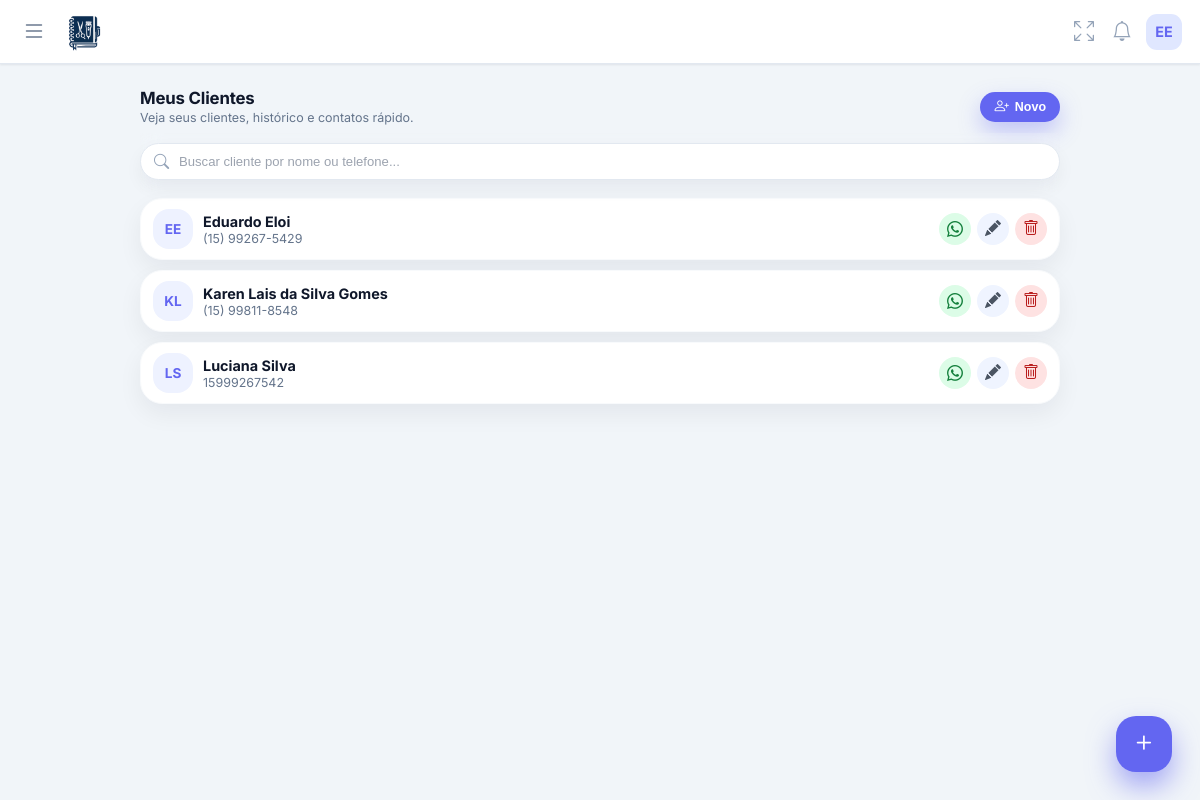
The page /pages/clientes/clientes.php (signed in) on the database its author committed.
### tables this page shows
CREATE TABLE usuarios (
        id INTEGER PRIMARY KEY AUTOINCREMENT,
        nome TEXT, email TEXT, telefone TEXT, foto TEXT, biografia TEXT,
        cep TEXT, endereco TEXT, numero TEXT, bairro TEXT, cidade TEXT, estado TEXT,
        criado_em DATETIME DEFAULT CURRENT_TIMESTAMP
    , senha TEXT, estabelecimento TEXT, cor_tema TEXT DEFAULT '#4f46e5', ultimo_login DATETIME, ativo INTEGER DEFAULT 1, data_expiracao DATE, is_vitalicio INTEGER DEFAULT 0, quem_indicou TEXT, valor_mensalidade REAL DEFAULT 19.90, indicado_por TEXT, valor_mensal REAL DEFAULT 19.90, token_recuperacao TEXT, token_validade DATETIME);

CREATE TABLE clientes (
        id INTEGER PRIMARY KEY AUTOINCREMENT,
        user_id INTEGER NOT NULL,
        nome TEXT NOT NULL,
        telefone TEXT,
        email TEXT,
        data_nascimento DATE,
        observacoes TEXT, 
        criado_em DATETIME DEFAULT CURRENT_TIMESTAMP
    , cpf TEXT);

### pages/clientes/clientes.php (the view, shortened to what this page needs)
<?php
$userId = $_SESSION['user_id'];
$stmt = $pdo->prepare("SELECT * FROM clientes WHERE user_id = ? ORDER BY nome ASC");
$stmt->execute([$userId]);
$clientes = $stmt->fetchAll();
$sqlApps = "
    SELECT
        a.id, a.cliente_id, a.servico, a.data_agendamento, a.horario, a.valor, a.status,
        s.preco as preco_tabela
    FROM agendamentos a
    LEFT JOIN servicos s
           ON a.servico = s.nome
          AND a.user_id = s.user_id
    WHERE a.user_id = ?
    ORDER BY a.data_agendamento DESC, a.horario DESC
";
$stmtApps = $pdo->prepare($sqlApps);
$stmtApps->execute([$userId]);
$todosAgendamentos = $stmtApps->fetchAll();
$historicoPorCliente = [];
foreach ($todosAgendamentos as $ag) {
    if (!empty($ag['cliente_id'])) {
        $historicoPorCliente[$ag['cliente_id']][] = $ag;
    }
}
function getInitials($name) {
    $words = explode(" ", $name);
    $acronym = "";
    foreach ($words as $w) {
        $acronym .= mb_substr($w, 0, 1);
    }
    return mb_substr(strtoupper($acronym), 0, 2);
}
include '../../includes/header.php';
include '../../includes/menu.php';
?>
<main class="main-content">
    <div class="page-header">
        <div class="page-title-wrap">
            <h1 class="page-title">Meus Clientes</h1>
            <p class="page-subtitle">Veja seus clientes, histórico e contatos rápido.</p>
        </div>
        <div class="page-actions">
            <button class="btn-chip" onclick="abrirModalCreate()">
                <i class="bi bi-person-plus"></i>
                Novo
            </button>
        </div>
    </div>
    <div class="search-wrapper">
        <div class="search-box">
            <i class="bi bi-search search-icon"></i>
            <input type="text" id="searchInput" class="search-input" placeholder="Buscar cliente por nome ou telefone..." onkeyup="filtrarClientes()">
        </div>
    </div>
    <div class="client-list" id="clientList">
        <?php if(count($clientes) > 0): ?>
            <?php foreach ($clientes as $c):
                $meuHistorico  = $historicoPorCliente[$c['id']] ?? [];
                $jsonHistorico = htmlspecialchars(json_encode($meuHistorico), ENT_QUOTES, 'UTF-8');
                $jsonCliente   = htmlspecialchars(json_encode($c), ENT_QUOTES, 'UTF-8');
            ?>
                <div class="client-card"
                     data-nome="<?php echo strtolower($c['nome']); ?>"
                     data-tel="<?php echo str_replace(['(',')','-',' '], '', $c['telefone'] ?? ''); ?>"
                     onclick="abrirModalView(<?php echo $jsonCliente; ?>, <?php echo $jsonHistorico; ?>)">
                    <div class="avatar">
                        <?php echo getInitials($c['nome']); ?>
                    </div>
                    <div class="info">
                        <div class="name"><?php echo htmlspecialchars($c['nome']); ?></div>
                        <div class="meta">
                            <?php if(!empty($c['telefone'])): ?>
                                <span><?php echo htmlspecialchars($c['telefone']); ?></span>
                            <?php else: ?>
                                <span style="opacity:0.5;">Sem telefone</span>
                            <?php endif; ?>
                        </div>
                    </div>
                    <div class="actions">
                        <?php if(!empty($c['telefone'])):
                            $num = preg_replace('/[^0-9]/', '', $c['telefone']);
                        ?>
                            <a href="https://wa.me/55<?php echo $num; ?>" target="_blank" class="btn-icon btn-whats" onclick="event.stopPropagation()">
                                <i class="bi bi-whatsapp"></i>
                            </a>
                        <?php endif; ?>
                        <button class="btn-icon btn-edit" onclick="event.stopPropagation(); abrirModalEdit(<?php echo $jsonCliente; ?>)">
                            <i class="bi bi-pencil-fill"></i>
                        </button>
                        <button class="btn-icon btn-del" onclick="event.stopPropagation(); abrirModalDelete(<?php echo $c['id']; ?>, '<?php echo $c['nome']; ?>')">
                            <i class="bi bi-trash"></i>
                        </button>
                    </div>
                </div>
            <?php endforeach; ?>
        <?php endif; ?>
    </div>
</main>
<button class="fab-add" onclick="abrirModalCreate()">
    <i class="bi bi-plus"></i>
</button>

### includes/menu.php (shortened to what this page needs)
<?php
$isProd = isset($_SERVER['HTTP_HOST']) && $_SERVER['HTTP_HOST'] === 'salao.develoi.com';
$iniciais  = 'V';
if (isset($pdo) && isset($_SESSION['user_id'])) {
    $stmtUser = $pdo->prepare("SELECT nome, email FROM usuarios WHERE id = ? LIMIT 1");
    $stmtUser->execute([$_SESSION['user_id']]);
    $dadoUsuario = $stmtUser->fetch(PDO::FETCH_ASSOC);
    if ($dadoUsuario && !empty($dadoUsuario['nome'])) {
        $userName = $dadoUsuario['nome'];
        $partesNome = explode(' ', trim($userName));
        $primeiraLetra = mb_substr($partesNome[0], 0, 1);
        $ultimaLetra   = '';
        if (count($partesNome) > 1) {
            $ultimoNome  = end($partesNome);
            $ultimaLetra = mb_substr($ultimoNome, 0, 1);
        }
        $iniciais = strtoupper($primeiraLetra . $ultimaLetra);
    }
}
?>
<link rel="stylesheet" href="https://cdn.jsdelivr.net/npm/bootstrap-icons@1.11.3/font/bootstrap-icons.min.css">
<nav class="app-navbar">
    <div style="display:flex; align-items:center; gap:12px;">
        <button class="menu-btn" id="openMenuBtn" type="button">
            <i class="bi bi-list"></i>
        </button>
        <?php
        if ($isProd) {
            $logoUrl = 'https://salao.develoi.com/img/logo-azul.png';
            $dashboardUrl = '/dashboard';
        } else {
            $host = $_SERVER['HTTP_HOST'];
            $logoUrl = "http://{$host}/karen_site/controle-salao/img/logo-azul.png";
            $dashboardUrl = '/karen_site/controle-salao/pages/dashboard.php';
        }
        ?>
        <a href="<?php echo $dashboardUrl; ?>" class="brand-logo">
            <img src="<?php echo $logoUrl; ?>"
                 alt="Logo Salão Develoi"
                 style="height:38px; width:auto; display:inline-block; vertical-align:middle;">
        </a>
    </div>
    <div style="display:flex; align-items:center; gap:10px;">
        <button class="icon-btn" id="fullscreenBtn" type="button" aria-label="Tela cheia">
            <i class="bi bi-arrows-fullscreen" id="fullscreenIcon"></i>
        </button>
        <div style="position:relative;">
            <button class="icon-btn" id="notificBtn" type="button" aria-label="Notificações" style="position:relative;">
                <i class="bi bi-bell"></i>
            </button>
        </div>
        <div style="position:relative;">
            <div class="navbar-avatar" id="userAvatarBtn">
                <?php echo $iniciais; ?>
            </div>
        </div>
    </div>
</nav>

### includes/header.php (style rules this page uses)
:root { --primary: #6366f1; --primary-hover: #4f46e5; --bg-body: #f1f5f9; --text-dark: #1e293b; --text-gray: #64748b; --white: #ffffff; --danger: #ef4444; --success: #22c55e; --radius: 16px; --shadow: 0 4px 6px -1px rgba(0, 0, 0, 0.05), 0 2px 4px -1px rgba(0, 0, 0, 0.03); }
body { margin: 0; padding: 0; font-family: 'Inter', sans-serif; background-color: var(--bg-body); color: var(--text-dark); -webkit-font-smoothing: antialiased; }
.main-content { max-width: 1200px; margin: 0 auto; padding: 20px; padding-top: 30px; }

### includes/menu.php (style rules this page uses)
:root { --primary: #6366f1; --primary-dark: #4f46e5; --sidebar-bg: #0f172a; --sidebar-width: 280px; --text-sidebar: #cbd5e1; --bg-body: #f3f4f6; }
body { margin: 0; font-family: 'Plus Jakarta Sans', sans-serif; background-color: var(--bg-body); padding-top: 70px; }
.app-navbar { background: rgba(255, 255, 255, 0.94); backdrop-filter: blur(10px); height: 64px; position: fixed; top: 0; left: 0; width: 100%; display: flex; align-items: center; justify-content: space-between; padding: 0 18px; box-shadow: 0 1px 2px rgba(15, 23, 42, 0.08); z-index: 1000; box-sizing: border-box; border-bottom: 1px solid #e2e8f0; }
.brand-logo { font-weight: 700; font-size: 1.12rem; color: #1e293b; display: flex; align-items: center; gap: 10px; text-decoration: none; letter-spacing: -0.4px; }
.menu-btn { background: none; border: none; font-size: 1.5rem; color: #64748b; cursor: pointer; display: flex; align-items: center; justify-content: center; padding: 4px; }
.icon-btn { background: none; border: none; padding: 4px; cursor: pointer; display: flex; align-items: center; justify-content: center; border-radius: 999px; transition: 0.2s; }
.icon-btn i { font-size: 1.25rem; color: #94a3b8; }
.navbar-avatar { width: 36px; height: 36px; background: #e0e7ff; color: var(--primary); border-radius: 11px; display: flex; align-items: center; justify-content: center; font-weight: 700; font-size: 0.9rem; cursor: pointer; transition: 0.2s; }

### rows shown on the page
usuarios: nome "EE"
clientes: nome "EE", nome "Eduardo Eloi", telefone "(15) 99267-5429"
clientes: nome "KL", nome "Karen Lais da Silva Gomes", telefone "(15) 99811-8548"
clientes: nome "LS", nome "Luciana Silva", telefone "15999267542"
